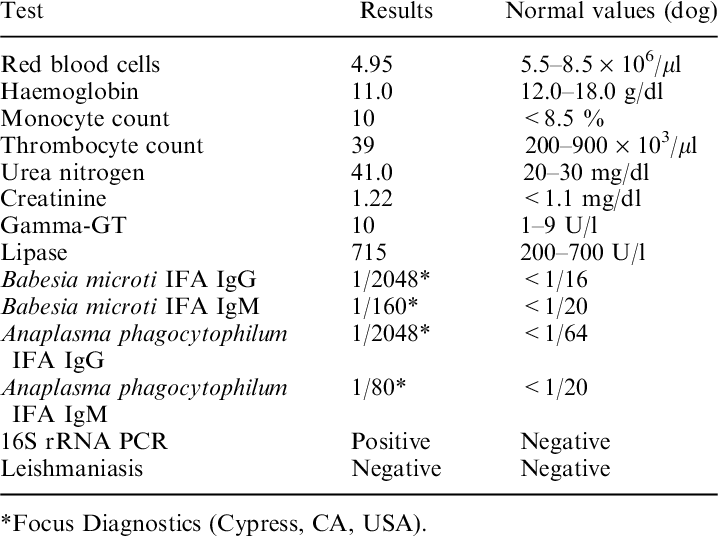
#> input picture Abnormal-blood-chemistry-and-serology-findings-from-the-initial-blood-sample.png, 718 x 536 px
$ jupyter execute --allow-errors 'text_extraction (1).ipynb'   (shell and % lines are left out)
#> lines starting #> are read from the running program, lines starting #| are printed output that depends on the picture
[cell 1]
from google.colab import drive
drive.mount('/content/drive')

[cell 2]
import cv2
import pytesseract
import matplotlib.pyplot as plt
import numpy as np
from google.colab import files

[cell 3]
pytesseract.pytesseract.tesseract_cmd = r'/usr/bin/tesseract'

def upload_image():
    """
    Upload an image from the local machine for OCR.
    :return: Path of the uploaded image
    """
    uploaded = files.upload()  # Allows local upload
#> the answer given: Abnormal-blood-chemistry-and-serology-findings-from-the-initial-blood-sample.png
    img_path = list(uploaded.keys())[0]  # Get the uploaded image file path
    return img_path

def preprocess_image(image_path):
    """
    Preprocess the image for better text extraction.
    :param image_path: Path to the image file
    :return: Preprocessed image for OCR
    """
    # Load the image
    img = cv2.imread(image_path)
#> img is the input picture: shape (536, 718, 3); min 0, max 255, mean 239.2

    # Convert to grayscale
    gray = cv2.cvtColor(img, cv2.COLOR_BGR2GRAY)

    # Apply CLAHE (Contrast Limited Adaptive Histogram Equalization)
    clahe = cv2.createCLAHE(clipLimit=2.0, tileGridSize=(8, 8))
    gray = clahe.apply(gray)

    # Sharpen image
    kernel = np.array([[0, -1, 0], [-1, 5, -1], [0, -1, 0]])
    sharpened = cv2.filter2D(gray, -1, kernel)
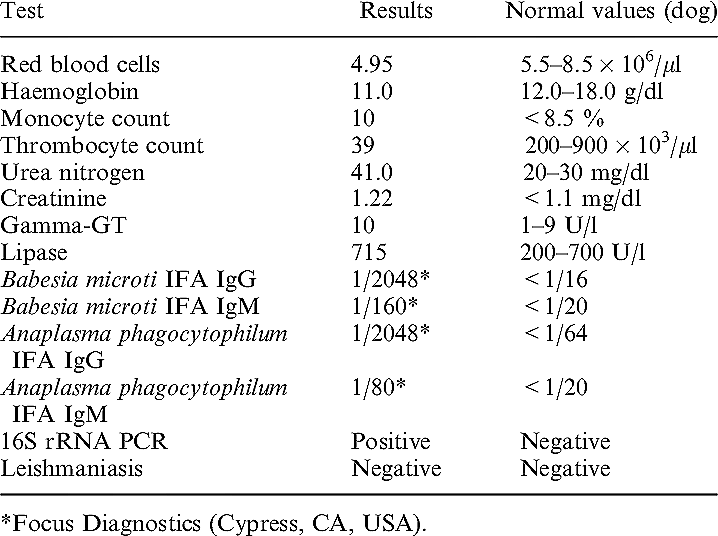
#> sharpened: shape (536, 718); min 0, max 255, mean 238.1

    # Apply Otsu's Thresholding
    _, otsu_thresh = cv2.threshold(sharpened, 0, 255, cv2.THRESH_BINARY + cv2.THRESH_OTSU)
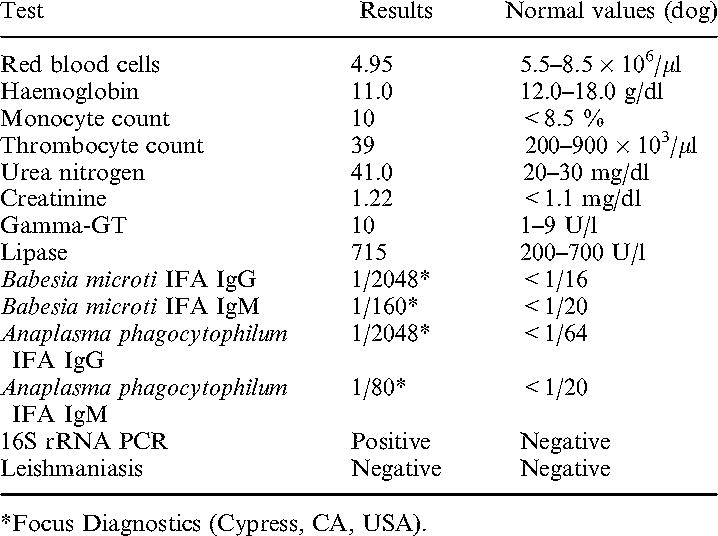
#> otsu_thresh: shape (536, 718); 93% white; black in thin lines or dots

    # Return original, grayscale, and processed images
    return img, gray, otsu_thresh

def extract_text(image, config='--psm 6'):
    """
    Extracts text from an image using Tesseract OCR with additional configuration.
    :param image: Preprocessed image for OCR
    :param config: Tesseract configuration for improved OCR
    :return: Extracted text as a string
    """
    custom_config = r'--oem 3 --psm 6 -l eng'  # Optimal OCR configurations
    text = pytesseract.image_to_string(image, config=custom_config)
    return text

[cell 4]
print("Please upload an image for OCR.")
img_path = upload_image()

[cell 5]
original_img, gray_img, processed_img = preprocess_image(img_path)

[cell 6]
plt.figure(figsize=(10, 5))
plt.subplot(1, 2, 1)
plt.imshow(cv2.cvtColor(original_img, cv2.COLOR_BGR2RGB))
plt.title("Original Image")
plt.axis("off")

plt.subplot(1, 2, 2)
plt.imshow(processed_img, cmap='gray')
plt.title("Processed Image")
plt.axis("off")

plt.show()
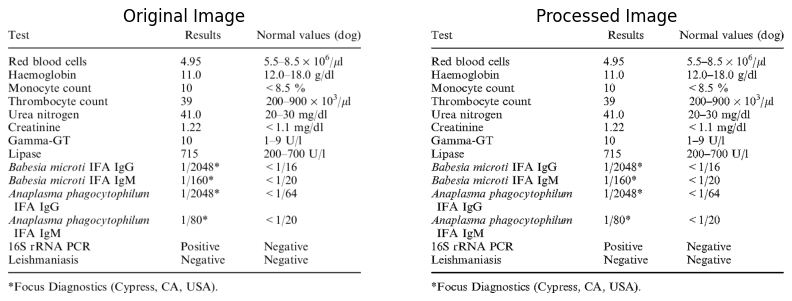
#> figure drawn by matplotlib, 2 panels

#> (a cell that did not finish here is left out)
